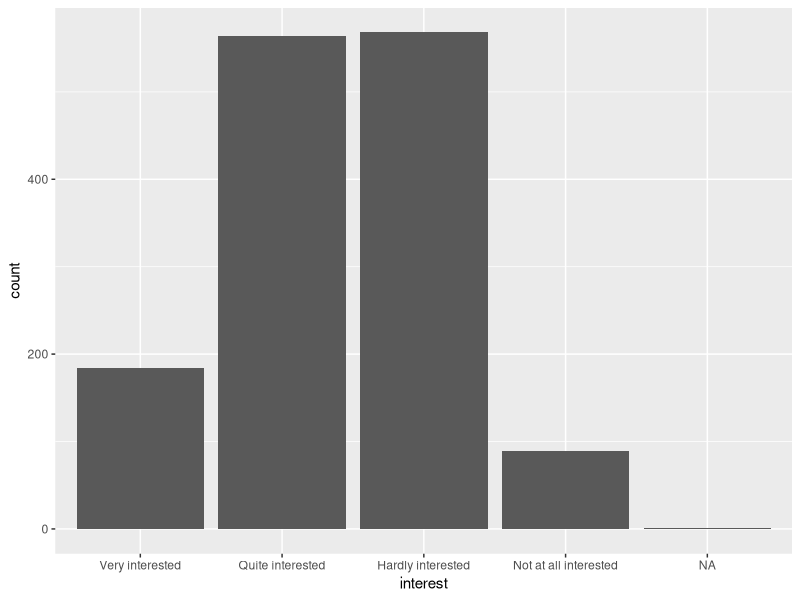
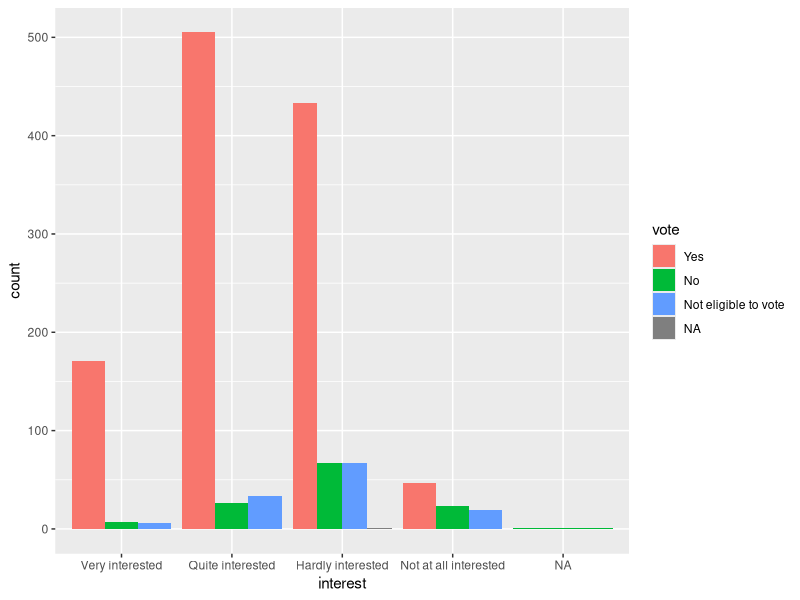
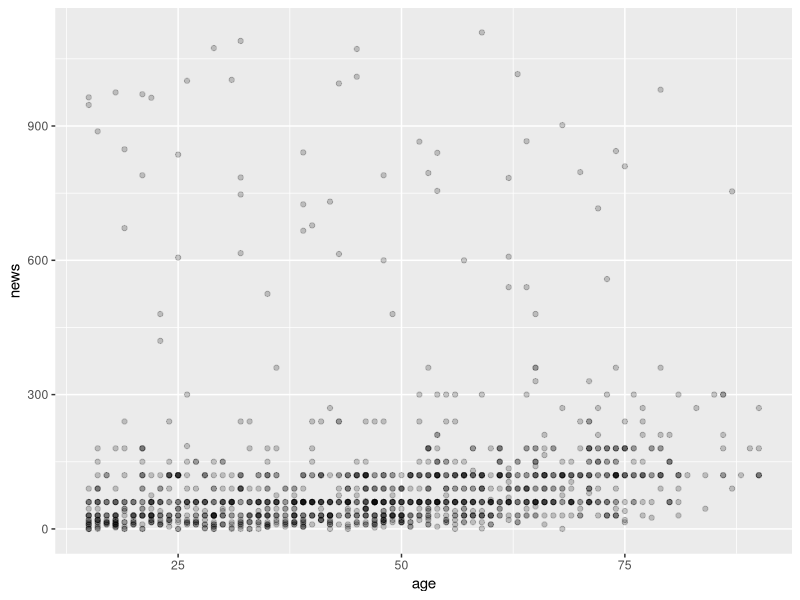
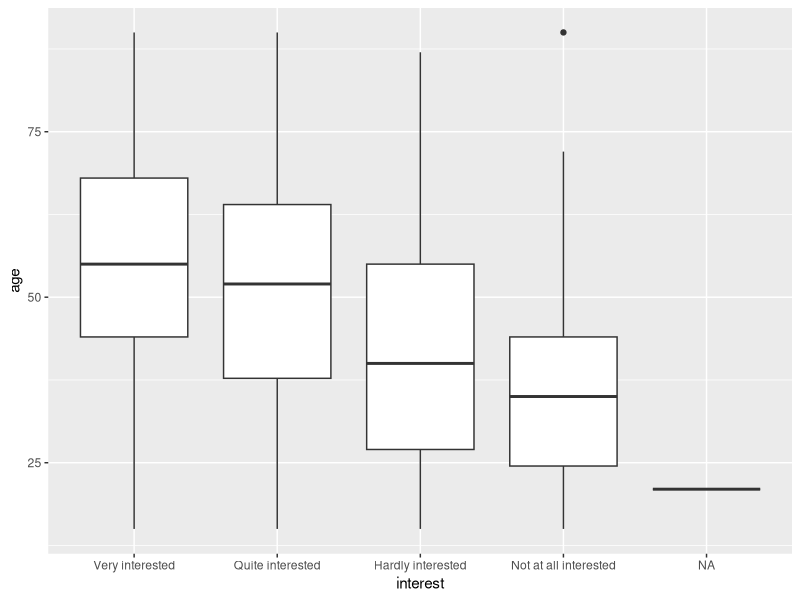

Reproduce these figures in R, in order.
###### SEMINAR 2 ######

### PLAN FOR SEMINARET ### 

# 0. Working directory og datasett
# 1. Pakker
# 2. Laste inn data 
# 3. Organisering av arbeidet 
# 4. Målenivå
# 5. Klasser og målenivå
# 6. Utforske data
# 7. Plotting


### 0. Working directory og datasett ### 

# Først setter vi working directory til den mappen vi ønsker å hente og lagre 
# filer til.

# Her kan man enten bruke "setwd"-funksjonen eller så kan man trykke "Session" i 
# verktøy-linjen - "Set Working Directory" - "Choose Directory" for å velge 
# en mappe. 

setwd("~/Desktop/STV1020")

# Vi skal bruke et datasett fra European Social Survey Round 9 (2018), og dette
# datasettet inneholder svarene fra norske respondenter. Filen heter 
# "ESS9NO.dta".

# Pass på at du har lagret datasettet vi skal bruke i dag i samme mappe som den 
# du har satt som working directory.


### 1. Pakker ### 

# R-pakker er utvidelser til programmeringsspråket R. De inneholder kode, 
# data, og dokumentasjon som gir oss tilgang til funksjoner som løser ulike 
# problemer og gjør koding enklere.

# Første gang man skal bruke en pakke må man installere den. Husk hermetegn!

install.packages("tidyverse")

# Så må vi "hente den fra biblioteket" for å fortelle R at vi ønsker å bruke 
#pakken, dette må vi gjøre hver gang vi åpner R på nytt og ønsker å bruke 
# pakken. 

library(tidyverse)


### 2. Laste inn data ### 

# Det finnes ulike typer datasett som man kan laste inn i R og man bruker ulike
# funksjoner for å laste disse inn i R. Noen av funskjonene krever at vi først 
# har installert en pakke. 

## For å laste inn en excel-fil ## 

# install.packages("readxl")
# library(readxl)
# df <- read_excel("file")

## For å laste inn en CSV (Comma-separated values)-fil ##

# read.csv() er brukt for filer hvor komma er brukt til å separere ting 
#(f.eks. tall) og read.csv2() er brukt for filer hvor semikolon er brukt til å 
# separere ting.

# df <- read.csv("file")  
# df <- read.csv2("file")

## For å laste inn en STATA-fil ##

# Vi skal bruke et datasett fra en STATA-fil i dag.

install.packages("foreign")
library(foreign)

df <- read.dta("ESS9NO.dta")


### 3. Organisering av arbeidet ### 

# OVERSKRIFTER OG TEKST
# Hvordan man organiserer et R-script kommer an på hva man selv synes er mest 
# oversiktlig, men det er viktig at man klarer å holde oversikt over hva man
# har kodet og forstår hva man har gjort når man kommer tilbake til et 
# script.

# F.eks. kan det være lurt å lage overskrifter og underoverskrifter til 
# oppgaver eller elementer av arbeidet, som tydeliggjør hvorfor du har inkludert
# akkurat denne koden og hva du tenker at den skal gjøre.

# Det kan også være lurt å inkludere #tekst som forklarer hva du gjør 
# og hvorfor. 

# ORGANISERING AV DATA 
# Når man bruker større datasett som ESS, så inneholder datasettet ofte mange
# flere variabler enn de vi ønsker å bruke i våre analyser og variablene har 
# mavn som kan være vanskelig å huske, f.eks. nwspol.

# Derfor kan det være lurt å fjerne de variablene vi ikke skal bruke og 
# gi variablene  navn som er lette for oss å forstå og huske.  

# Her endrer vi navnet til variablene til noe mer intuitivt. Vi bruker en pipe 
# (%>%), som tar outputen til et utsagn og gjør det til inputen til det neste 
# utsagnet. Pipen kan sees på som ordet "så".

df <- df %>% rename(
    news = nwspol,
    interest = polintr, 
    age = yrbrn)

# Vi kan forandre "age" til å vise alder og ikke hvilket år respondenten er født.

df$age <- 2018-df$age # Undersøkelsen er fra 2018.

# Her lager vi et nytt dataset med de variablene vi vil ha med oss videre. 

df <- df %>% select(news, interest, vote, age) 


### 4. Målenivå ### 

# Nominalnivå; egenskapen kan deles i to eller flere gjensidig utelukkende 
# kategorier.

# F.eks. variabelen "vote", man har enten stemt, ikke stemt, eller så er man
# ikke berettiget til å stemme. 

# Hvis man har to gjensidig utelukkende kategorier så kan man bruke disse i 
# binomisk regresjonanalyse, så i dette tilfellet kunne man vurdert å fjerne 
# kategorien ikke berettiget til å stemme.

# Ordinalnivå; egenskapen kan deles i to eller flere kategorier som kan 
# rangordnes. 

# F.eks. variabelen "interest", man kan være ikke interessert, lite interessert, 
# ganske interessert, eller veldig interessert. 

# Intervallnivå; egenskapen kan graderes på en skala med et tilfeldig nullpunkt, 
# der skalaenhet utgjør like mye av den underliggende egenskapen over hele 
# skalaen.

# F.eks. temperatur eller år.

# Forholdstallsnivå; egenskapen kan graderes på en skala med et absolutt 
# nullpunkt, der en skalaenhet utgjør like mye av den underliggende egenskapen
# over hele skalaen

# F.eks. variabelen "news", som viser hvor mye tid en respondent bruker på 
# nyheter hver dag, og "age", som viser alderen til respondentene.


### 5. Klasser og målenivå ###

# Variabler på nominalnivå og ordinalnivå vil være av klassen "factor". 

class(df$vote)
class(df$interest)

# Variabler på intervallnivå vil være av klassen "numeric" eller "integer", 
# det samme gjelder forholdstallnivå.

class(df$news)
class(df$age)

### 6. Utforske data ### 

# Deskriptivt sammendrag av datasettet #
summary(df)

# Deskriptivt sammendrag av en variabel #
summary(df$vote)

# Strukturen til et objekt #
str(df)

# Nivåene til et objekt #
levels(df$interest)

# De første eller siste delene til et objekt # 
head(df$interest)
tail(df$interest)


### 7. Plotting ###

# Det er gøy å kunne visualisere dataene våre, både for vår egen del, men også
# for de som skal lese oppgavene våre. For å få fine grafer kan man bruke 
# pakken ggplot.

# Hvordan kan vi visualisere hvordan fordelingen av politisk interesse er?
# Her kan vi bruke geom_bar for å lage et histogram.

ggplot(data = df, aes(x = interest)) + geom_bar()

# Hvor mange innenfor hvert nivå av politisk interesse stemte?

ggplot(data = df, aes(x = interest)) + geom_bar(aes(fill=vote), 
                                                position = "dodge") 

# "dodge" forteller at du vil at "vote"-søylene skal være ved siden av hverandre. 

# Hvordan fordeler tiden man bruker på nyheter på alder?
# Her kan vi bruke geom_point for å lage et spredningsplott.

ggplot(data = df, aes(x = age, y = news)) +
  geom_point(alpha = 0.2) 

# Alpha gjør punktene gjennomsiktige, så jo mer solid et punkt er, jo flere 
# enheter er på dette punktet.

# Hvordan fordeler alder seg på interesse? Vi kan lage et boksplott med 
# geom_boxplot.

ggplot(data = df, aes(x = interest, y = age)) +
  geom_boxplot() 

# Hvis dere vil utforske hvordan man kan tilpasse de ulike diagrammene vi har
# sett på og mange andre, kan denne siden være nyttig: 
# https://www.r-graph-gallery.com/index.html

